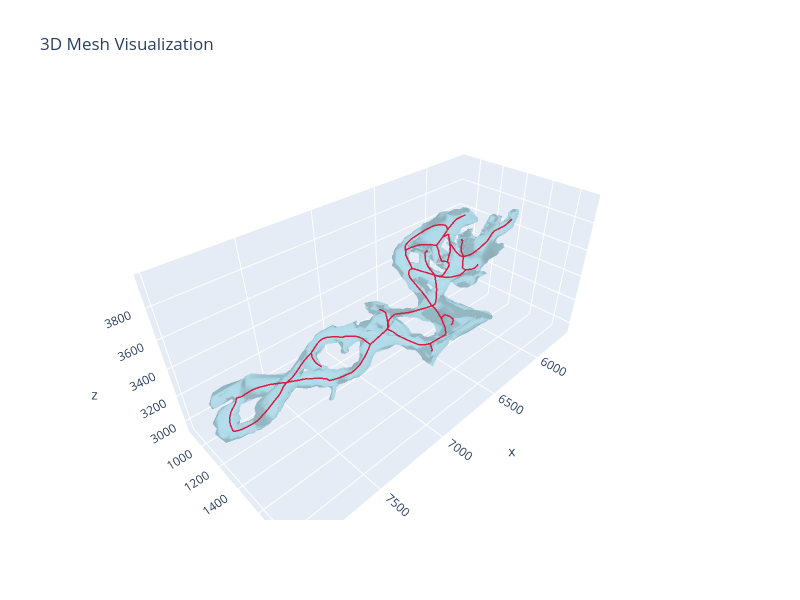

The code cell stored with this chart in its notebook:
### Markdown cell above
## Load Mesh

### Code cell
spine_idx = 1
mcf_qst = 0.5
mcf_mcst = 5
obj_name = f"TS{spine_idx}"
polylines_name = f"TS{spine_idx}_qst{mcf_qst}_mcst{mcf_mcst}"
mm = MeshManager(mesh_path=f"../data/mesh/processed/{obj_name}.obj")
raw_skeleton = SkeletonGraph.from_txt(
    f"../data/mcf_skeletons/{polylines_name}.polylines.txt"
)
raw_skeleton.prune_short_branches_inplace(min_length_percentile=20)
mm.visualize_mesh_3d(skel=raw_skeleton)

### Figure 1 — Plotly figure (JSON) as saved in the notebook; plotly's stock layout.template omitted (floating-point values rounded to 4 significant figures; data arrays with more than 128 entries replaced by an {"elided": "..."} marker saying what was removed)
{"data": [{"color": "lightblue", "i": {"elided": "4788 int values"}, "j": {"elided": "4788 int values"}, "k": {"elided": "4788 int values"}, "name": "Mesh", "opacity": 0.8, "type": "mesh3d", "x": {"elided": "2378 float values"}, "y": {"elided": "2378 float values"}, "z": {"elided": "2378 float values"}}, {"line": {"color": "crimson", "width": 3}, "mode": "lines", "name": "Skeleton 0", "opacity": 0.95, "showlegend": false, "type": "scatter3d", "x": {"elided": "1110 float values"}, "y": {"elided": "1110 float values"}, "z": {"elided": "1110 float values"}}], "layout": {"autosize": false, "height": 600, "scene": {"aspectmode": "data", "xaxis": {"visible": true}, "yaxis": {"visible": true}, "zaxis": {"visible": true}}, "title": {"text": "3D Mesh Visualization"}, "width": 800}}
